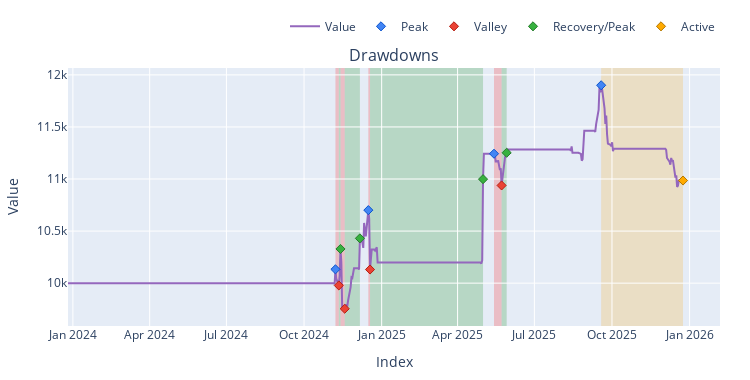

Write notebook code for a chart like this one.
### Markdown cell above
That is a fantastic result! You just turned a **-13.97% loss** into a **+9.85% gain** simply by changing the "quality" of your ranking and adding a safety net.

By switching from **RSI** (which is flighty and "noisy") to **Distance from 200-day MA** (which tracks long-term institutional strength), you reduced the "churn" of your portfolio. You stopped gambling on the daily "hype" and started investing in the actual "leaders."

---

### Why this strategy is "Professional Grade"

- **Reduced Friction:** You likely paid significantly less in fees because you weren't swapping stocks every other day.
    
- **Positive Expectancy:** Your return is now positive in a period where your previous logic was bleeding out.
    
- **Risk Control:** The `sl_stop=0.05` ensures that even if one of these "Stable Leaders" has a catastrophic earnings report, you exit with a manageable 5% loss instead of riding it down 20%.
    

### How to analyze your 9.85% win

To truly understand your "Alpha," let's look at the **Underwater Plot**. This shows you how much "pain" you had to endure to get that 9.8% return.

### Code cell
# Check the stats to see the new Fee total and Win Rate
print(pf_stable.stats())

# See the Drawdown (The "Pain" Chart)
pf_stable.plot(subplots=['drawdowns']).show()

### Figure 1 — Plotly figure (JSON) as saved in the notebook; plotly's stock layout.template omitted (floating-point values rounded to 4 significant figures; data arrays with more than 128 entries replaced by an {"elided": "..."} marker saying what was removed)
{"data": [{"legendgroup": "0", "line": {"color": "#9467bd"}, "name": "Value", "showlegend": true, "type": "scatter", "uid": "1318430a-2a06-4c1c-82ee-9c7188df9357", "x": {"elided": "502 str values"}, "xaxis": "x", "y": {"elided": "502 float values"}, "yaxis": "y"}, {"customdata": [[1], [5], [6], [11]], "hovertemplate": "Drawdown Id: %{customdata[0]}<br>Peak Timestamp: %{x}<br>Peak Value: %{y}", "legendgroup": "1", "marker": {"color": "#4285F4", "line": {"color": "rgb(11,84,205)", "width": 1}, "size": 7, "symbol": "diamond"}, "mode": "markers", "name": "Peak", "type": "scatter", "uid": "0e1f1bec-26bf-4df1-86fa-1d7ce0b90566", "x": ["2024-11-07T05:00:00+00:00", "2024-12-16T05:00:00+00:00", "2025-05-14T04:00:00+00:00", "2025-09-18T04:00:00+00:00"], "xaxis": "x", "y": [10130.0, 10700.0, 11240.0, 11900.0], "yaxis": "y"}, {"customdata": [["1", "-0.01528210743741922", "2"], ["2", "-0.055557311256906994", "3"], ["5", "-0.05327776067289862", "2"], ["6", "-0.027095689266617602", "7"]], "hovertemplate": "Drawdown Id: %{customdata[0]}<br>Valley Timestamp: %{x}<br>Valley Value: %{y}<br>Drawdown: %{customdata[1]:.2%}<br>Duration: %{customdata[2]}", "legendgroup": "2", "marker": {"color": "#EA4335", "line": {"color": "rgb(181,31,18)", "width": 1}, "size": 7, "symbol": "diamond"}, "mode": "markers", "name": "Valley", "type": "scatter", "uid": "fcd4ff40-c003-444e-9edb-8db2b076047c", "x": ["2024-11-11T05:00:00+00:00", "2024-11-18T05:00:00+00:00", "2024-12-18T05:00:00+00:00", "2025-05-23T04:00:00+00:00"], "xaxis": "x", "y": [9978.0, 9754.0, 10130.0, 10940.0], "yaxis": "y"}, {"customdata": [["1", "0.035099641723862575", "2"], ["2", "0.06926983105598007", "13"], ["5", "0.08564464165786953", "90"], ["6", "0.028689532131292564", "3"]], "hovertemplate": "Drawdown Id: %{customdata[0]}<br>End Timestamp: %{x}<br>End Value: %{y}<br>Return: %{customdata[1]:.2%}<br>Duration: %{customdata[2]}", "legendgroup": "3", "marker": {"color": "#37B13F", "line": {"color": "rgb(38,123,44)", "width": 1}, "size": 7, "symbol": "diamond"}, "mode": "markers", "name": "Recovery/Peak", "type": "scatter", "uid": "d59d4c01-ea2b-4573-afd8-295f553db346", "x": ["2024-11-13T05:00:00+00:00", "2024-12-06T05:00:00+00:00", "2025-05-01T04:00:00+00:00", "2025-05-29T04:00:00+00:00"], "xaxis": "x", "y": [10330.0, 10430.0, 11000.0, 11250.0], "yaxis": "y"}, {"customdata": [["11", "-0.08211298713846993", "68"]], "hovertemplate": "Drawdown Id: %{customdata[0]}<br>End Timestamp: %{x}<br>End Value: %{y}<br>Return: %{customdata[1]:.2%}<br>Duration: %{customdata[2]}", "legendgroup": "4", "marker": {"color": "#FFAA00", "line": {"color": "rgb(178,118,0)", "width": 1}, "size": 7, "symbol": "diamond"}, "mode": "markers", "name": "Active", "type": "scatter", "uid": "5a5aef59-c24c-444e-8a3a-df5be40b76bd", "x": ["2025-12-24T05:00:00+00:00"], "xaxis": "x", "y": [10990.0], "yaxis": "y"}], "layout": {"annotations": [{"font": {"size": 16}, "showarrow": false, "text": "Drawdowns", "x": 0.5, "xanchor": "center", "xref": "paper", "y": 1, "yanchor": "bottom", "yref": "paper"}], "height": 380, "legend": {"orientation": "h", "traceorder": "normal", "x": 1, "xanchor": "right", "y": 1.105, "yanchor": "bottom"}, "margin": {"b": 30, "l": 30, "r": 30, "t": 30}, "shapes": [{"fillcolor": "red", "layer": "below", "line": {"width": 0}, "opacity": 0.2, "type": "rect", "x0": "2024-11-07T05:00:00+00:00", "x1": "2024-11-11T05:00:00+00:00", "xref": "x", "y0": 0, "y1": 1, "yref": "paper"}, {"fillcolor": "red", "layer": "below", "line": {"width": 0}, "opacity": 0.2, "type": "rect", "x0": "2024-11-13T05:00:00+00:00", "x1": "2024-11-18T05:00:00+00:00", "xref": "x", "y0": 0, "y1": 1, "yref": "paper"}, {"fillcolor": "red", "layer": "below", "line": {"width": 0}, "opacity": 0.2, "type": "rect", "x0": "2024-12-16T05:00:00+00:00", "x1": "2024-12-18T05:00:00+00:00", "xref": "x", "y0": 0, "y1": 1, "yref": "paper"}, {"fillcolor": "red", "layer": "below", "line": {"width": 0}, "opacity": 0.2, "type": "rect", "x0": "2025-05-14T04:00:00+00:00", "x1": "2025-05-23T04:00:00+00:00", "xref": "x", "y0": 0, "y1": 1, "yref": "paper"}, {"fillcolor": "green", "layer": "below", "line": {"width": 0}, "opacity": 0.2, "type": "rect", "x0": "2024-11-11T05:00:00+00:00", "x1": "2024-11-13T05:00:00+00:00", "xref": "x", "y0": 0, "y1": 1, "yref": "paper"}, {"fillcolor": "green", "layer": "below", "line": {"width": 0}, "opacity": 0.2, "type": "rect", "x0": "2024-11-18T05:00:00+00:00", "x1": "2024-12-06T05:00:00+00:00", "xref": "x", "y0": 0, "y1": 1, "yref": "paper"}, {"fillcolor": "green", "layer": "below", "line": {"width": 0}, "opacity": 0.2, "type": "rect", "x0": "2024-12-18T05:00:00+00:00", "x1": "2025-05-01T04:00:00+00:00", "xref": "x", "y0": 0, "y1": 1, "yref": "paper"}, {"fillcolor": "green", "layer": "below", "line": {"width": 0}, "opacity": 0.2, "type": "rect", "x0": "2025-05-23T04:00:00+00:00", "x1": "2025-05-29T04:00:00+00:00", "xref": "x", "y0": 0, "y1": 1, "yref": "paper"}, {"fillcolor": "orange", "layer": "below", "line": {"width": 0}, "opacity": 0.2, "type": "rect", "x0": "2025-09-18T04:00:00+00:00", "x1": "2025-12-24T05:00:00+00:00", "xref": "x", "y0": 0, "y1": 1, "yref": "paper"}], "showlegend": true, "width": 750, "xaxis": {"anchor": "y", "domain": [0, 1], "title": {"text": "Index"}}, "yaxis": {"anchor": "x", "domain": [0, 1], "title": {"text": "Value"}}}}
